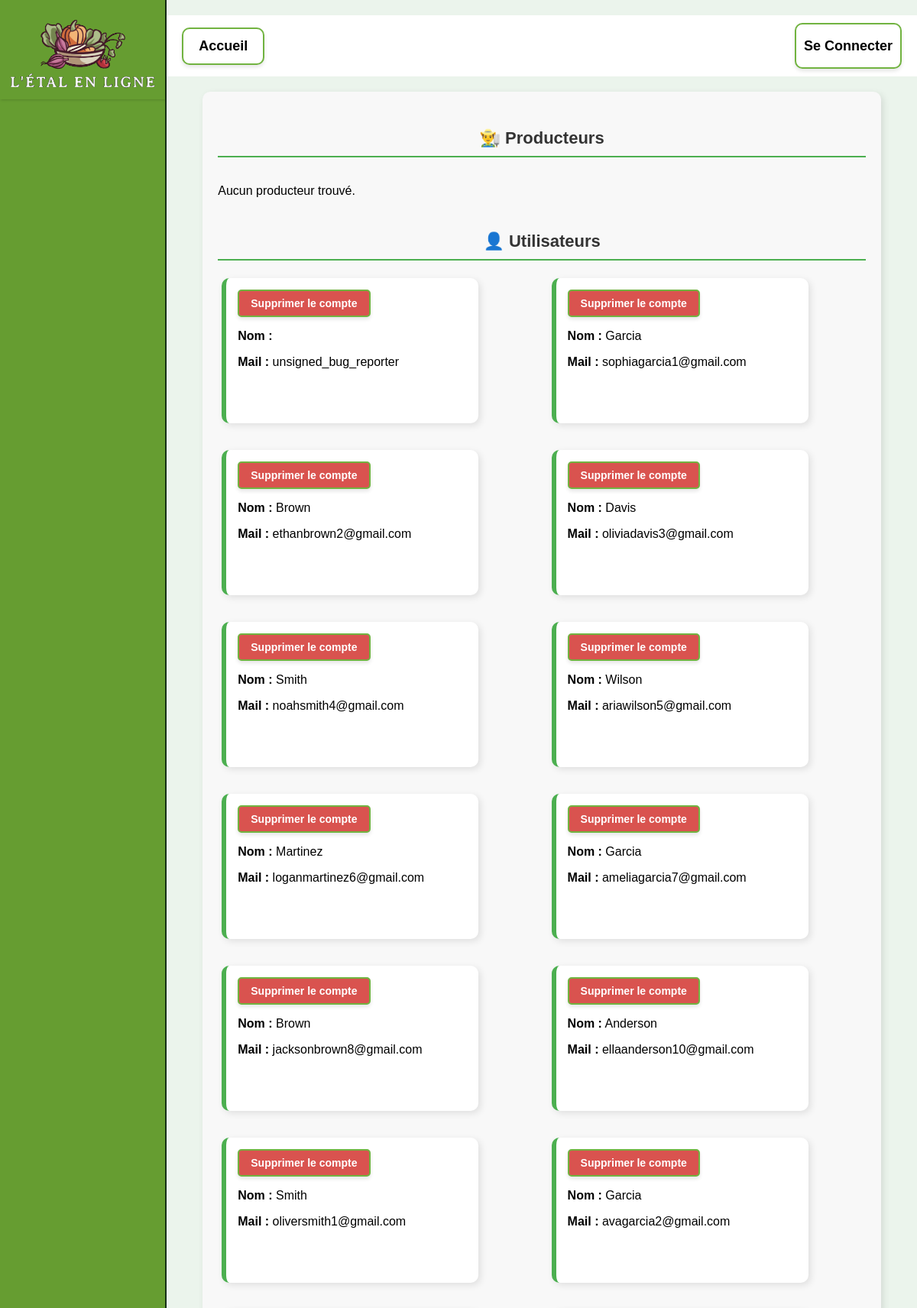
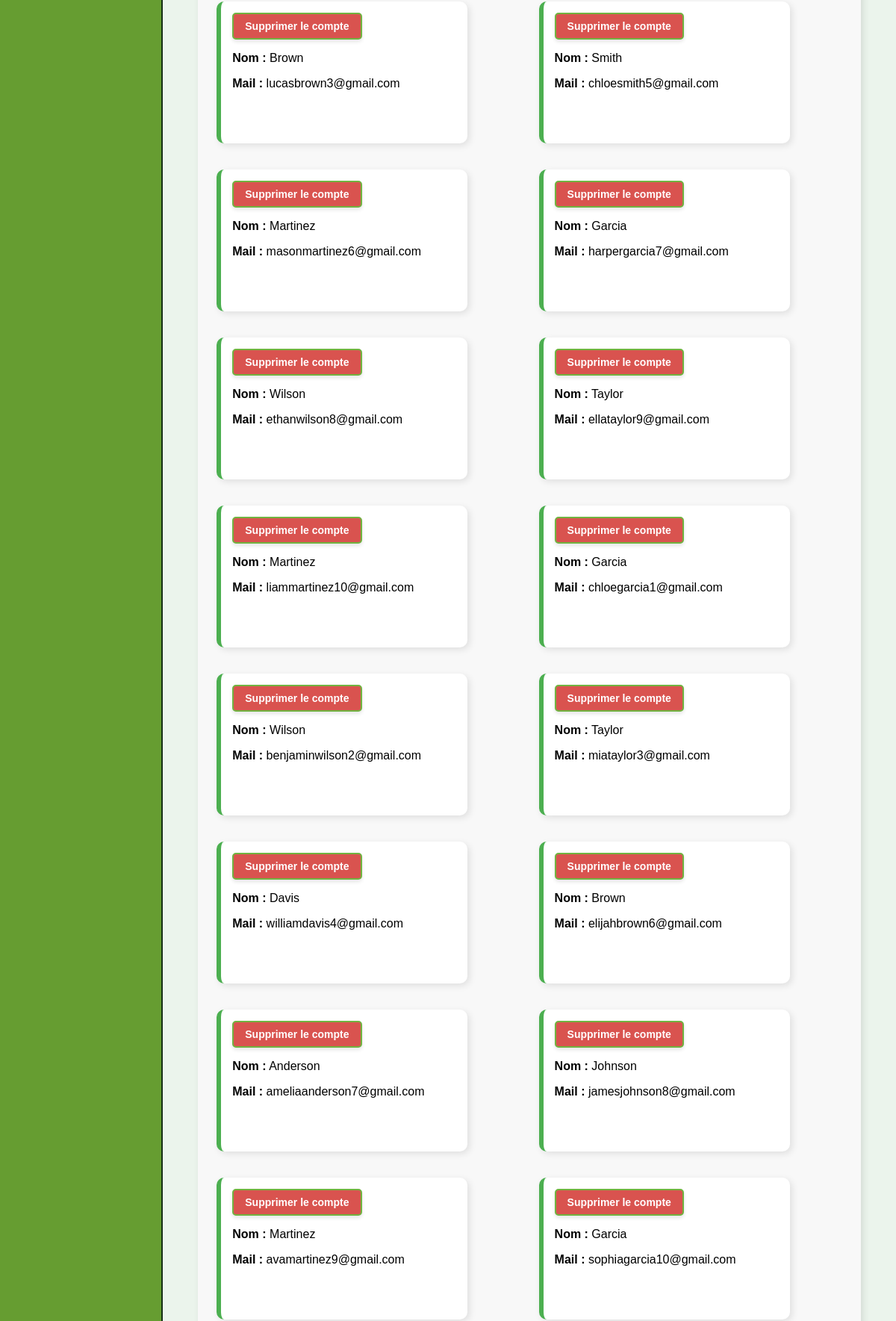
Page /panel_admin.php (upper part) on the committed database (2 pictures, top to bottom).
### tables this page shows
CREATE TABLE UTILISATEUR(
   Id_Uti INT,
   Prenom_Uti VARCHAR(50) NOT NULL,
   Nom_Uti VARCHAR(50) NOT NULL,
   Mail_Uti VARCHAR(50) NOT NULL,
   Adr_Uti VARCHAR(200) NOT NULL,
   Pwd_Uti VARCHAR(50) NOT NULL,
   PRIMARY KEY(Id_Uti),
   UNIQUE(Mail_Uti)
);

### languages/language_fr.php (called while the page is built, shortened)
<?php
$htmlAccueil="Accueil";
$htmlSeConnecter="Se Connecter";
?>

### panel_admin.php (the view, shortened to what this page needs)
<!DOCTYPE html>
<html lang="fr">
<head>
    <?php require "language.php"; ?>
    <link rel="stylesheet" type="text/css" href="css/style_general.css">
    <link rel="stylesheet" type="text/css" href="css/popup.css">
</head>
<body>
    <div class="container">
        <div class="leftColumn">
            <img class="logo" href="index.php" src="img/logo.png">
        </div>
        <div class="rightColumn">
            <div class="topBanner">
                <div class="divNavigation">
                    <a class="bontonDeNavigation" href="index.php"><?php echo $htmlAccueil; ?></a>
                </div>
                <form method="post">
                    <input type="submit" value="<?php if (!isset($_SESSION['Mail_Uti'])){; echo($htmlSeConnecter);} else {echo ''.$_SESSION['Mail_Uti'].'';}?>" class="boutonDeConnection">
                </form>
            </div>
            <div class="admin-container">
                <div class="admin-section full-width">
                    <h2>👨‍🌾 Producteurs</h2>
                    <div class="card-container">
                        <?php
                        $conn = new mysqli("localhost", "inf2pj02", "ahV4saerae", "inf2pj_02");
                        $req = 'SELECT UTILISATEUR.Id_Uti, PRODUCTEUR.Prof_Prod, UTILISATEUR.Prenom_Uti, UTILISATEUR.Nom_Uti, UTILISATEUR.Mail_Uti, UTILISATEUR.Adr_Uti
                                FROM PRODUCTEUR
                                JOIN UTILISATEUR ON PRODUCTEUR.Id_Uti = UTILISATEUR.Id_Uti';
                        $stmt = $conn->prepare($req);
                        $stmt->execute();
                        $result = $stmt->get_result();
                        if (($result->num_rows > 0) && ($_SESSION["isAdmin"])) {
                            while ($row = $result->fetch_assoc()) {
                                echo '<form method="post" action="traitements/del_acc.php" class="squarePanelAdmin">
                                        <input type="submit" onclick="return confirm(\'Confirmez la suppression.\')" value="Supprimer le compte">
                                        <input type="hidden" name="Id_Uti" value="' . $row["Id_Uti"] . '">';
                                echo "<p><strong>Nom :</strong> " . $row["Nom_Uti"] . "</p>";
                                echo "<p><strong>Prénom :</strong> " . $row["Prenom_Uti"] . "</p>";
                                echo "<p><strong>Mail :</strong> " . $row["Mail_Uti"] . "</p>";
                                echo "<p><strong>Adresse :</strong> " . $row["Adr_Uti"] . "</p>";
                                echo "<p><strong>Profession :</strong> " . $row["Prof_Prod"] . "</p></form>";
                            }
                        } else {
                            echo "<p>Aucun producteur trouvé.</p>";
                        }
                        ?>
                    </div>
                    <h2>👤 Utilisateurs</h2>
                    <div class="card-container">
                        <?php
                        $req = 'SELECT UTILISATEUR.Id_Uti, UTILISATEUR.Prenom_Uti, UTILISATEUR.Nom_Uti, UTILISATEUR.Mail_Uti, UTILISATEUR.Adr_Uti
                                FROM UTILISATEUR
                                WHERE UTILISATEUR.Id_Uti NOT IN (SELECT PRODUCTEUR.Id_Uti FROM PRODUCTEUR)
                                AND UTILISATEUR.Id_Uti NOT IN (SELECT ADMINISTRATEUR.Id_Uti FROM ADMINISTRATEUR)';
                        $stmt = $conn->prepare($req);
                        $stmt->execute();
                        $result = $stmt->get_result();
                        while ($row = $result->fetch_assoc()) {
                            echo '<form method="post" action="traitements/del_acc.php" class="squarePanelAdmin">
                                    <input type="submit" onclick="return confirm(\'Confirmez la suppression.\')" value="Supprimer le compte">
                                    <input type="hidden" name="Id_Uti" value="' . $row["Id_Uti"] . '">';
                            echo "<p><strong>Nom :</strong> " . $row["Nom_Uti"] . "</p>";
                            echo "<p><strong>Mail :</strong> " . $row["Mail_Uti"] . "</p></form>";
                        }
                        ?>
                    </div>
                </div>
            </div>
        </div>
    </div>
</body>
</html>

### css/style_general.css (style rules this page uses)
html { margin: 0px; padding: 0px; height: 100%; width: 100%; font-family: Verdana, Geneva, Tahoma, sans-serif; }
body { margin: 0px; padding: 0px; height: 100%; width: 100%; }
.squarePanelAdmin { width: 100%; height: 100%; background-color: #4caf50; margin: 5px; max-width: 300px; max-height: 300px; }
.container { margin: 0px; padding: 0px; height: 100%; width: 100%; display: grid; grid-template-columns: 2fr 9fr; }
.leftColumn { margin: 0px; padding: 0px; height: 100%; min-width: 180px; display: block; border-right: 2px solid #152f16; background-color: #669D31; }
.logo { width: 100%; box-shadow: 1px 0px 4px 0px rgba(0, 0, 0, 0.25); }
.rightColumn { margin: 0px; padding: 0px; flex: 4; background-color: #EBF4EC; justify-content: center; height: 100%; }
.topBanner { margin-top: 20px; display: flex; justify-content: center; align-items: center; background-color: #fff; padding: 10px 0; }
.divNavigation { margin-left: 20px; flex-grow: 1; display: flex; gap: 10px; min-width: 360px; }
.bontonDeNavigation { padding: 12px 20px; font-size: 18px; color: #000; background-color: #fff; border: 2px solid #71B340; border-radius: 10px; text-decoration: none; text-align: center; font-weight: bold; box-shadow: 0 3px 5px rgba(0, 0, 0, 0.1); transition: all 0.3s ease; }
.boutonDeConnection { height: 60px; margin-right: 20px; cursor: pointer; background-color: #45a049; padding: 12px 20px; color: #000; border: 2px solid #71B340; border-radius: 10px; text-decoration: none; font-size: 18px; box-shadow: 0 3px 5px rgba(0, 0, 0, 0.1); }
button, input[type="button"], input[type="submit"] { padding: 6px 10px; font-size: 18px; color: #000; background-color: #fff; border: 2px solid #71B340; border-radius: 10px; text-decoration: none; text-align: center; font-weight: bold; box-shadow: 0 3px 5px rgba(0, 0, 0, 0.1); transition: all 0.3s ease; }
.admin-container { display: flex; justify-content: center; align-items: center; min-height: 70vh; }
.admin-container { display: flex; flex-direction: column; align-items: center; width: 100%; padding: 20px; box-sizing: border-box; }
.admin-section { width: 90%; background-color: #f8f8f8; padding: 20px; border-radius: 10px; box-shadow: 3px 3px 10px rgba(0, 0, 0, 0.1); }
.admin-section h2 { text-align: center; font-size: 22px; color: #333; padding: 10px 0; border-bottom: 2px solid #4CAF50; }
.card-container { display: grid; grid-template-columns: repeat(auto-fit, minmax(300px, 1fr)); column-gap: 15px; row-gap: 65px; justify-content: center; }
.squarePanelAdmin { background: white; padding: 15px; border-radius: 10px; box-shadow: 3px 3px 10px rgba(0, 0, 0, 0.1); border-left: 6px solid #4CAF50; transition: transform 0.2s; }
.squarePanelAdmin input[type="submit"] { background-color: #d9534f; color: white; padding: 8px 15px; font-size: 14px; border-radius: 5px; cursor: pointer; }

### rows in the picture
utilisateur: Mail_Uti "unsigned_bug_reporter"
utilisateur: Nom_Uti "Garcia", Mail_Uti "sophiagarcia1@gmail.com"
utilisateur: Nom_Uti "Brown", Mail_Uti "ethanbrown2@gmail.com"
utilisateur: Nom_Uti "Davis", Mail_Uti "oliviadavis3@gmail.com"
utilisateur: Nom_Uti "Smith", Mail_Uti "noahsmith4@gmail.com"
utilisateur: Nom_Uti "Wilson", Mail_Uti "ariawilson5@gmail.com"
utilisateur: Nom_Uti "Martinez", Mail_Uti "loganmartinez6@gmail.com"
utilisateur: Nom_Uti "Garcia", Mail_Uti "ameliagarcia7@gmail.com"
utilisateur: Nom_Uti "Brown", Mail_Uti "jacksonbrown8@gmail.com"
utilisateur: Nom_Uti "Anderson", Mail_Uti "ellaanderson10@gmail.com"
utilisateur: Nom_Uti "Smith", Mail_Uti "oliversmith1@gmail.com"
utilisateur: Nom_Uti "Garcia", Mail_Uti "avagarcia2@gmail.com"
utilisateur: Nom_Uti "Brown", Mail_Uti "lucasbrown3@gmail.com"
utilisateur: Nom_Uti "Smith", Mail_Uti "chloesmith5@gmail.com"
utilisateur: Nom_Uti "Martinez", Mail_Uti "masonmartinez6@gmail.com"
utilisateur: Nom_Uti "Garcia", Mail_Uti "harpergarcia7@gmail.com"
utilisateur: Nom_Uti "Wilson", Mail_Uti "ethanwilson8@gmail.com"
utilisateur: Nom_Uti "Taylor", Mail_Uti "ellataylor9@gmail.com"
utilisateur: Nom_Uti "Martinez", Mail_Uti "liammartinez10@gmail.com"
utilisateur: Nom_Uti "Garcia", Mail_Uti "chloegarcia1@gmail.com"
utilisateur: Nom_Uti "Wilson", Mail_Uti "benjaminwilson2@gmail.com"
utilisateur: Nom_Uti "Taylor", Mail_Uti "miataylor3@gmail.com"
utilisateur: Nom_Uti "Davis", Mail_Uti "williamdavis4@gmail.com"
utilisateur: Nom_Uti "Brown", Mail_Uti "elijahbrown6@gmail.com"
utilisateur: Nom_Uti "Anderson", Mail_Uti "ameliaanderson7@gmail.com"
utilisateur: Nom_Uti "Johnson", Mail_Uti "jamesjohnson8@gmail.com"
utilisateur: Nom_Uti "Martinez", Mail_Uti "avamartinez9@gmail.com"
utilisateur: Nom_Uti "Garcia", Mail_Uti "sophiagarcia10@gmail.com"

### other values in the picture
$htmlAccueil "Accueil"
